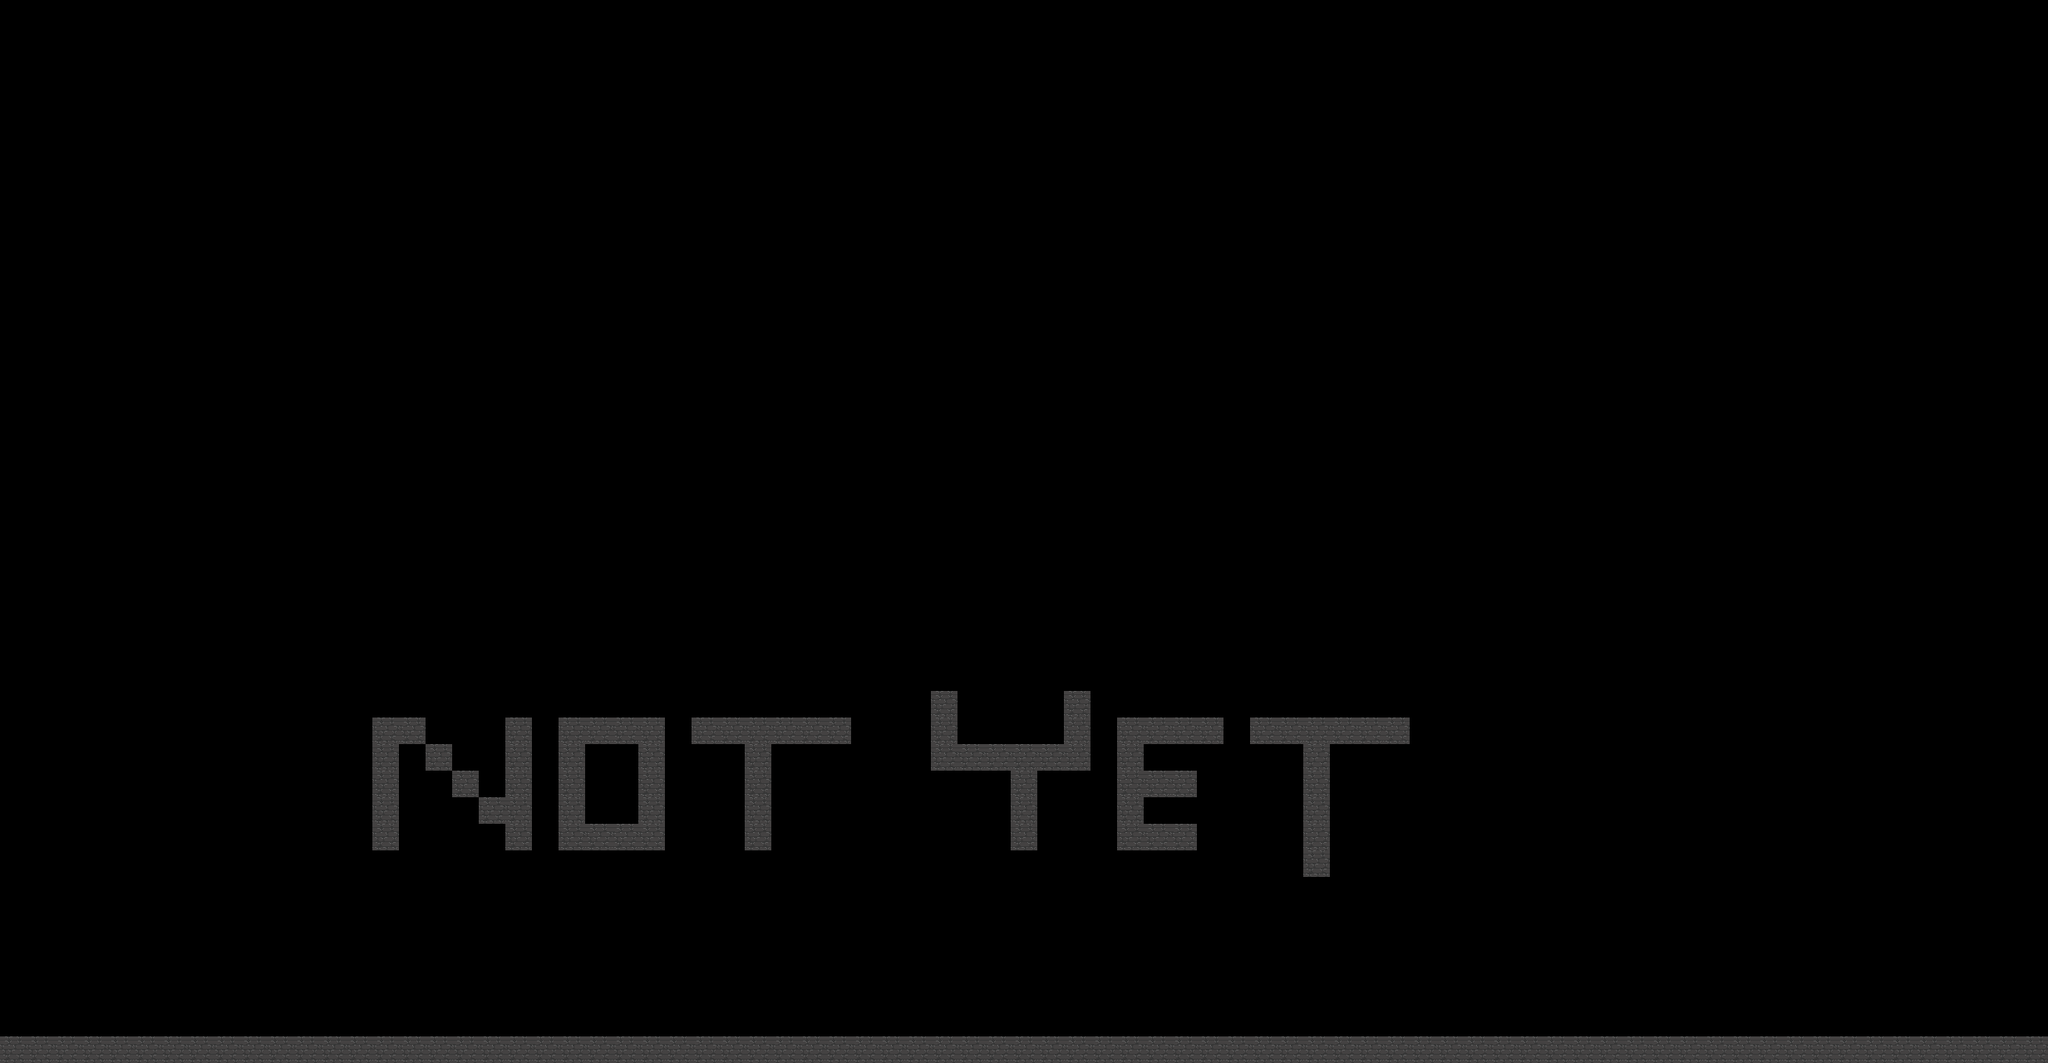

Rendered tile map (Tiled .tmx) drawn with the repository's tilesets; below, a short description and the map source with its tile grids summarised:
An orthogonal 77x40 tile map with 32x32 px tiles, 2 tile layers (spikes, ground) and 4 objects (Player, Player_back, forward, back).

<map version="1.10" tiledversion="1.11.2" orientation="orthogonal" renderorder="right-down" width="77" height="40" tilewidth="32" tileheight="32" infinite="0" nextlayerid="9" nextobjectid="88">
 <tileset firstgid="1" source="../tilesets/timeweavertileset.tsx" />
 <layer id="8" name="spikes" width="77" height="40">
  <data>[3080 cells, 0 non-empty, 0 distinct tile ids]</data>
 </layer>
 <layer id="1" name="ground" width="77" height="40">
  <data>[3080 cells, 151 non-empty, 1 distinct tile ids]</data>
 </layer>
 <objectgroup id="3" name="entities">
  <object id="21" name="Player" x="64" y="1184">
   <point />
  </object>
  <object id="82" name="Player_back" x="2400" y="1184">
   <point />
  </object>
 </objectgroup>
 <objectgroup id="4" name="pits" />
 <objectgroup id="6" name="zones">
  <object id="81" name="forward" x="2459" y="1199.25" width="17.6667" height="49" />
  <object id="87" name="back" x="-6" y="1196.83" width="13" height="52.3333" />
 </objectgroup>
 <objectgroup id="7" name="range" />
</map>
